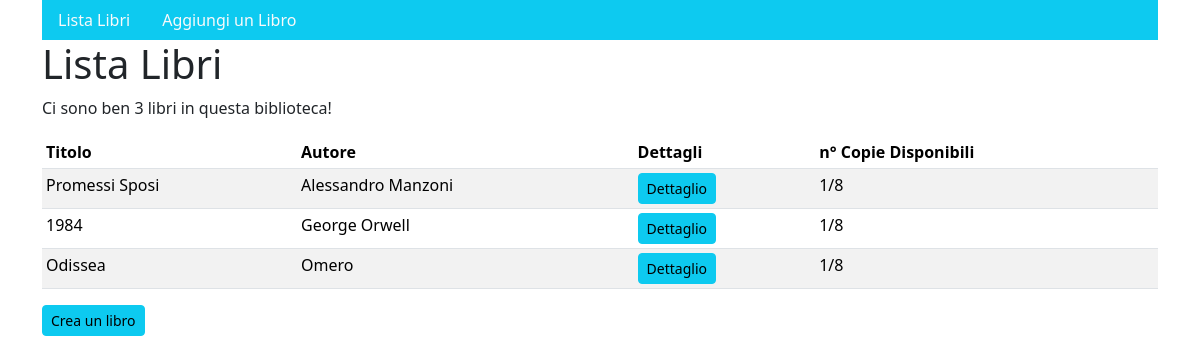
/gestione/mattoni/, run on an earlier commit of the app's database.
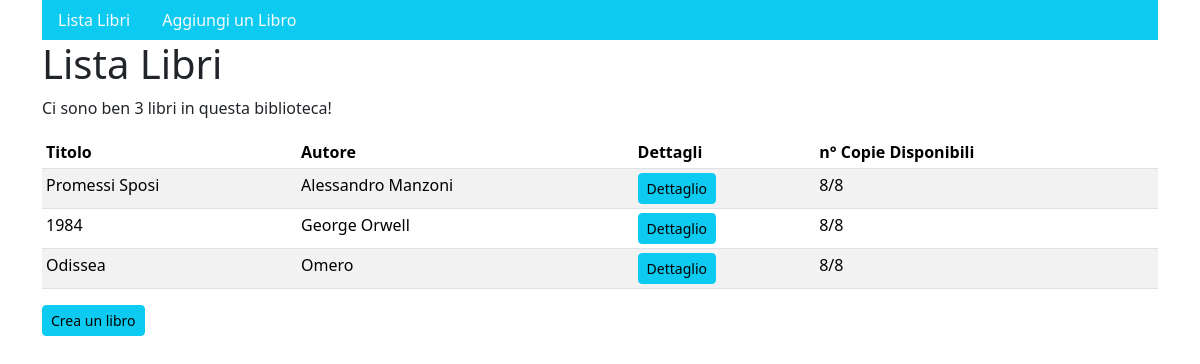
And on a later commit of the database.
### gestione/models.py (models this page shows, shortened)
class Libro(models.Model):
    titolo = models.CharField(max_length=200)
    autore = models.CharField(max_length=50)
    pagine = models.IntegerField(default=100)
    class Meta:
        verbose_name_plural = 'Libri'
    def get_availables(self):
        return self.copie.filter(data_prestito__isnull=True).count()

### gestione/views.py (the view)
# urls.py: path('mattoni/', mattoni, name="mattoni"),
def mattoni(request):
    template_name = "gestione/listalibri.html"
    lista_filtrata = Libro.objects.filter(pagine__gt= 300)
    ctx = {"title": "Lista Libri",
           "listalibri": lista_filtrata}
    return render(request, template_name, ctx)

### templates/gestione/listalibri.html (shortened to what this page needs)
{% extends 'base/base.html' %}
{% block content %}
    <h1> {{ title }} </h1>
    {% if listalibri.count > 0 %}
        <p> Ci sono ben {{listalibri.count}} libri in questa biblioteca! </p>
        <table class="table table-striped table-sm">
            <thead>
                <tr>
                  <th scope="col">Titolo</th>
                  <th scope="col">Autore</th>
                  <th scope="col">Dettagli</th>
                    <th scope="col"> n° Copie Disponibili</th>
                </tr>
            </thead>
            <tbody>
                {% for l in listalibri %}
                    <tr>
                        <td>{{ l.titolo }}</td>
                        <td>{{ l.autore }}</td>
                            <td><a class="btn btn-sm btn-info" href="{% url 'dettaglio' l.id %}">Dettaglio </a>
                        <td>{{ l.get_availables }}/{{ l.copie.all.count }}</td>
                    </tr>
                {% endfor %}
            </tbody>
        </table>
    {% else %}
        <p>Non ci sono libri!</p>
    {% endif %}
    <a class="btn btn-sm btn-info" href="{% url 'crea_libro' %}">Crea un libro</a>
{% endblock %}

What changed in the data, as far as the page shows it:
changed Libro "Promessi Sposi": get_availables "1" → "8"
computed for Libro "George Orwell": get_availables "1" → "8"
computed for Libro "Odissea": get_availables "1" → "8"
